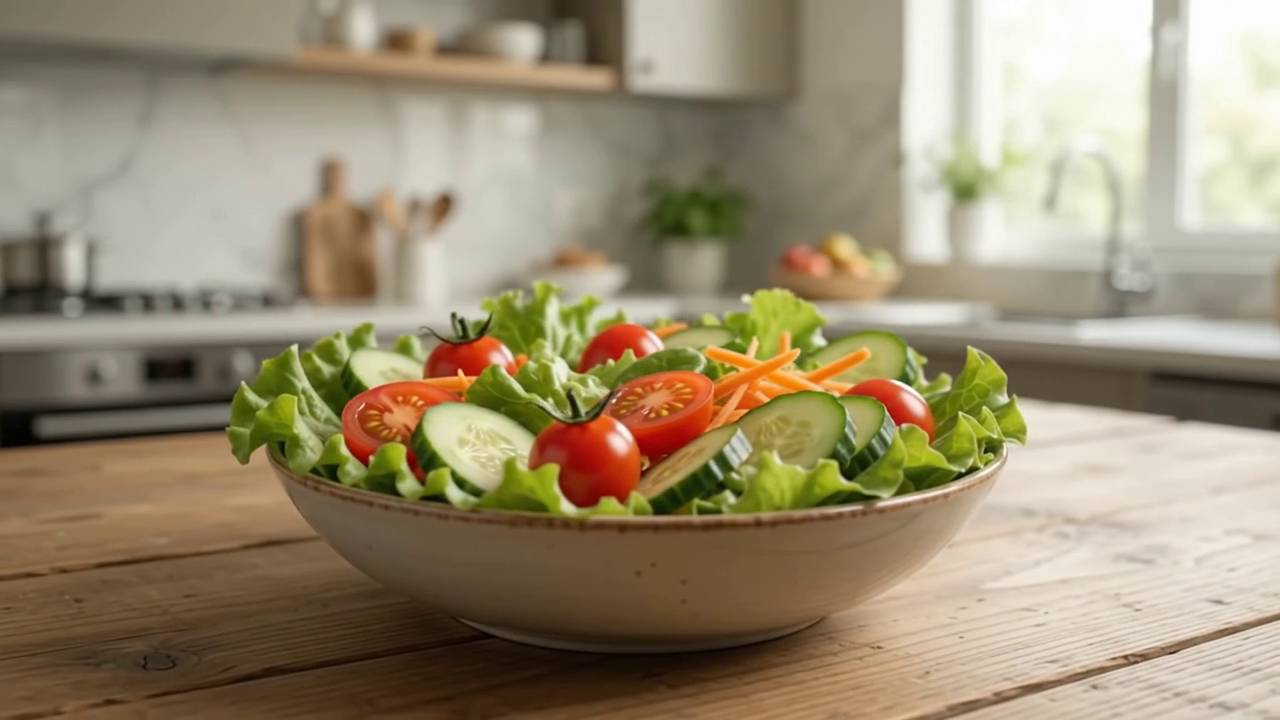
#> input picture frame 10 of Assets/gemini_generated_video_27d573df.mp4, 1280 x 720 px
$ python extract_assets.py
#> lines starting #> are read from the running program, lines starting #| are printed output that depends on the picture
import os
import cv2

def extract_assets():
    video_path = os.path.join("Assets", "gemini_generated_video_27d573df.mp4")
    out_dir = os.path.join("Assets", "images")
    os.makedirs(out_dir, exist_ok=True)

    cap = cv2.VideoCapture(video_path)
    if not cap.isOpened():
        raise RuntimeError(f"Could not open video file: {video_path}")

    frames_to_extract = {
        10: "fresh-salad.jpg",
        60: "avocado-prep.jpg",
        120: "power-steak-bowl.jpg",
        130: "video-poster.jpg"
    }

    extracted_count = 0
    for frame_idx, filename in frames_to_extract.items():
        cap.set(cv2.CAP_PROP_POS_FRAMES, frame_idx)
        success, frame = cap.read()
        if success:
            target_path = os.path.join(out_dir, filename)
            cv2.imwrite(target_path, frame, [cv2.IMWRITE_JPEG_QUALITY, 92])
            print(f"Extracted frame {frame_idx} -> {target_path}")
            extracted_count += 1
        else:
            print(f"Failed to read frame {frame_idx}")
#> this loop made 4 passes
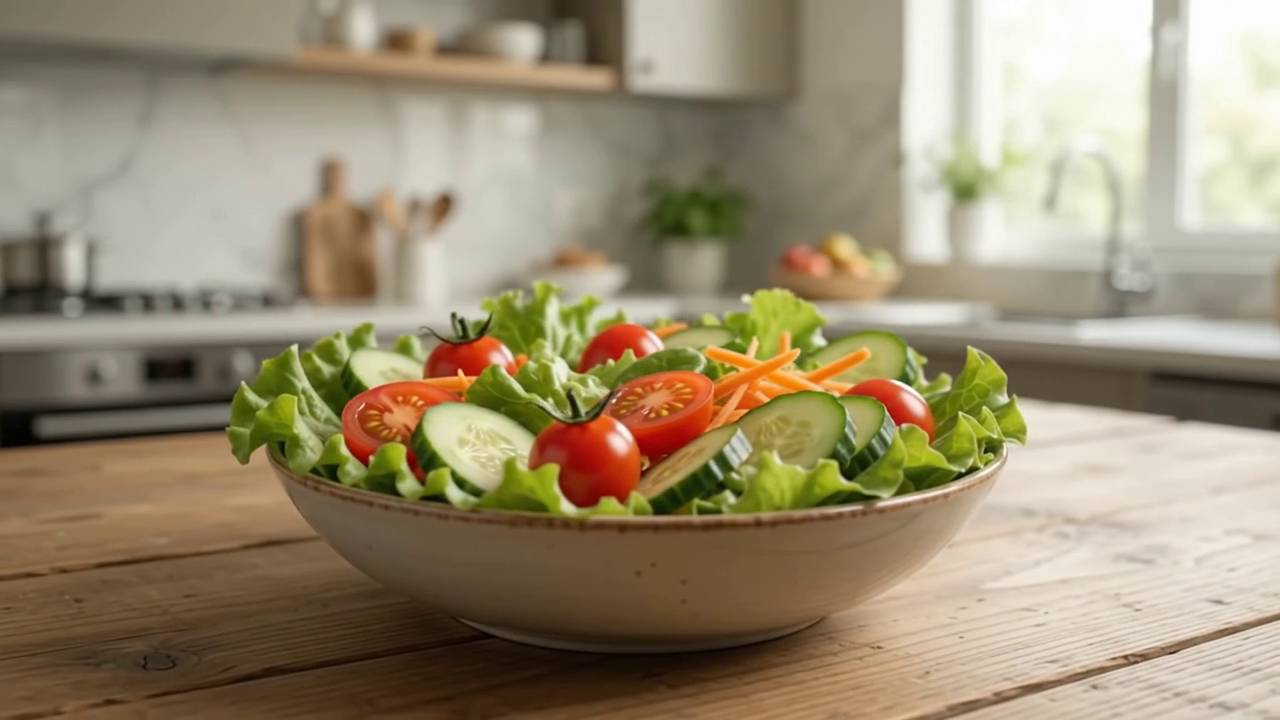
#> input picture frame 10 of Assets/gemini_generated_video_27d573df.mp4, 1280 x 720 px
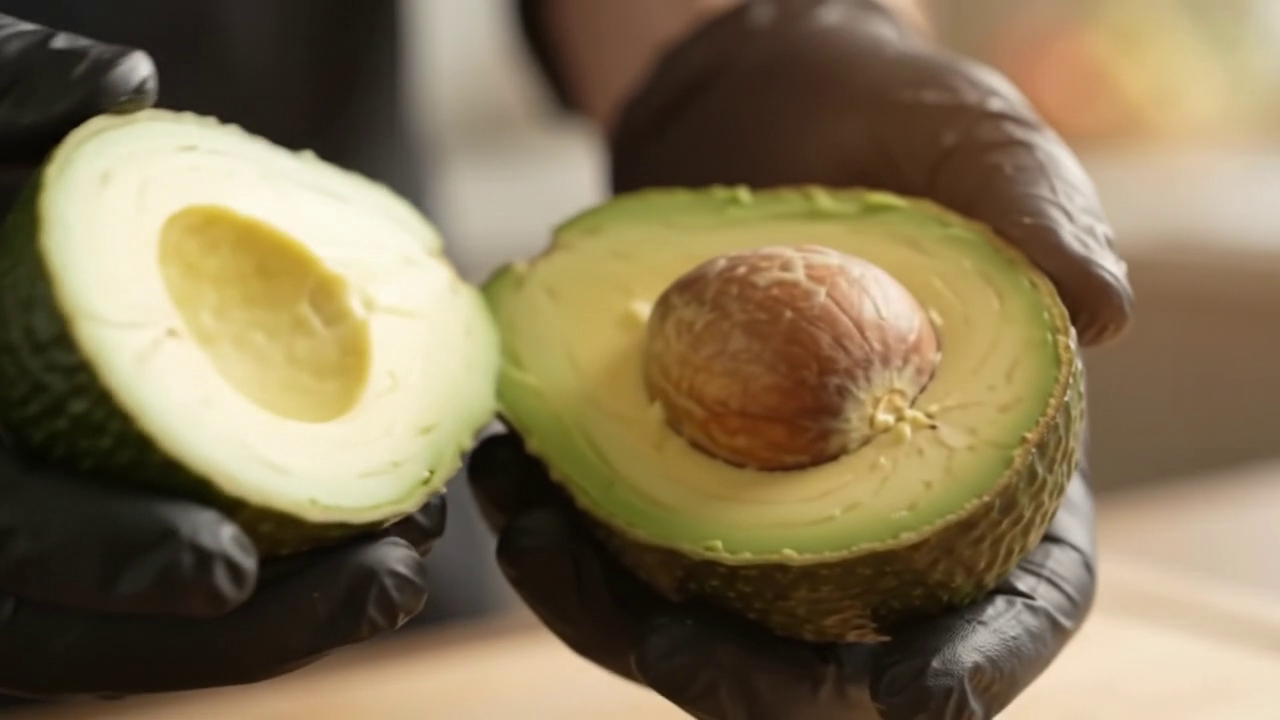
#> input picture frame 60 of Assets/gemini_generated_video_27d573df.mp4, 1280 x 720 px
#> pass 3, in extract_assets, `success, frame = cap.read()`:
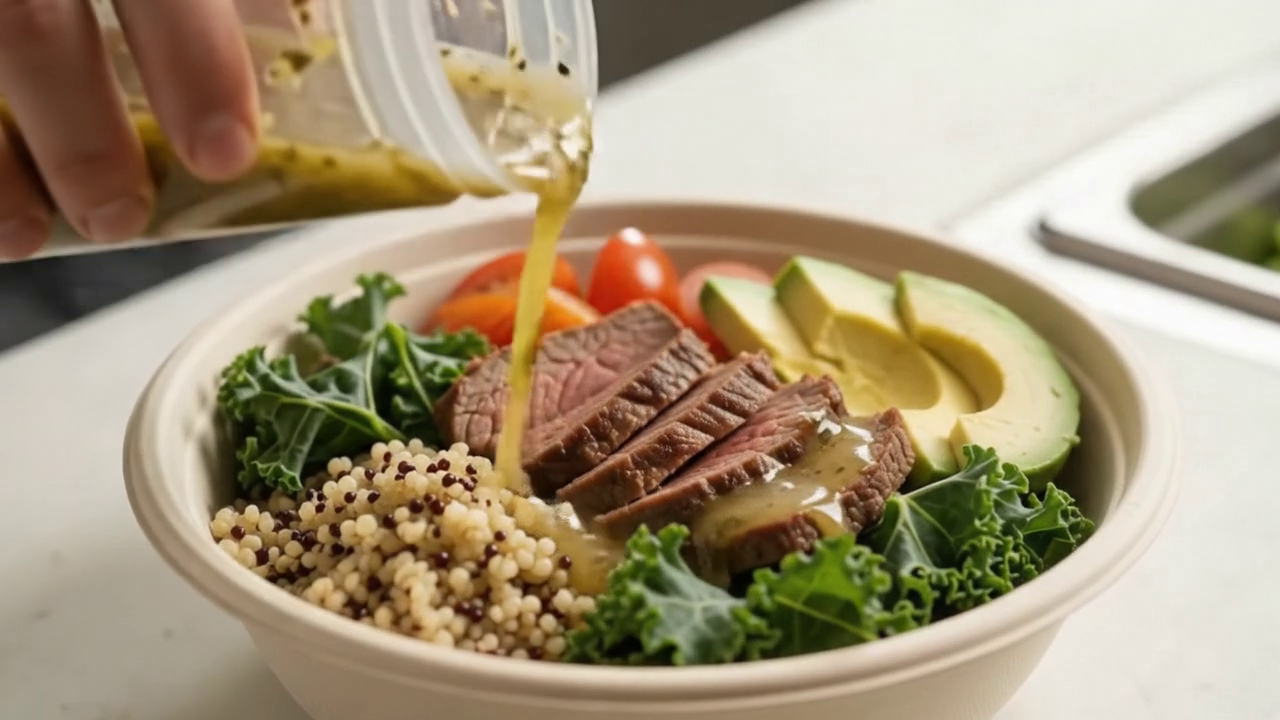
#> frame: shape (720, 1280, 3); mean B, G, R 124.5, 151.4, 167.3
#> after the loop, extracted_count = 4

    cap.release()
    print(f"Extraction complete: {extracted_count}/{len(frames_to_extract)} assets saved.")
#| Extraction complete: 4/4 assets saved.

if __name__ == "__main__":
    extract_assets()

$ run again, starting later in the video
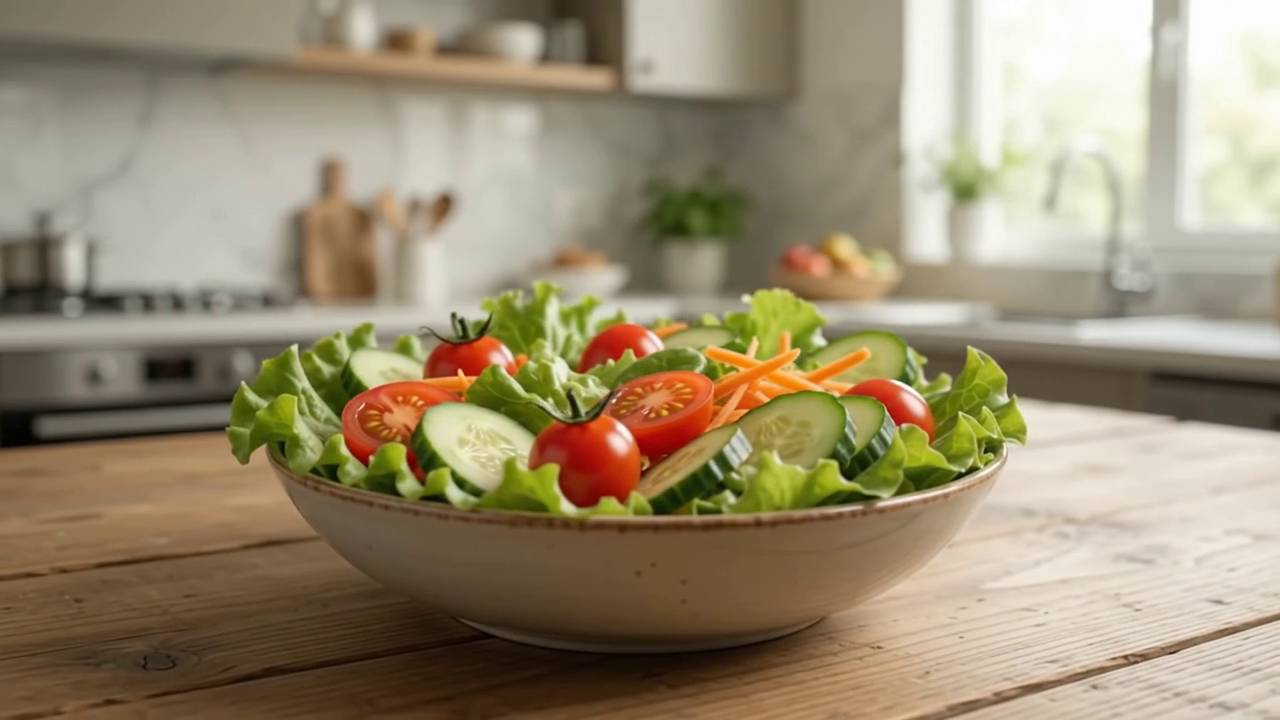
#> input picture frame 10 of Assets/gemini_generated_video_27d573df.mp4, 1280 x 720 px
#> the loop in extract_assets, `for frame_idx, filename in frames_to_extract.items():` made 4 passes
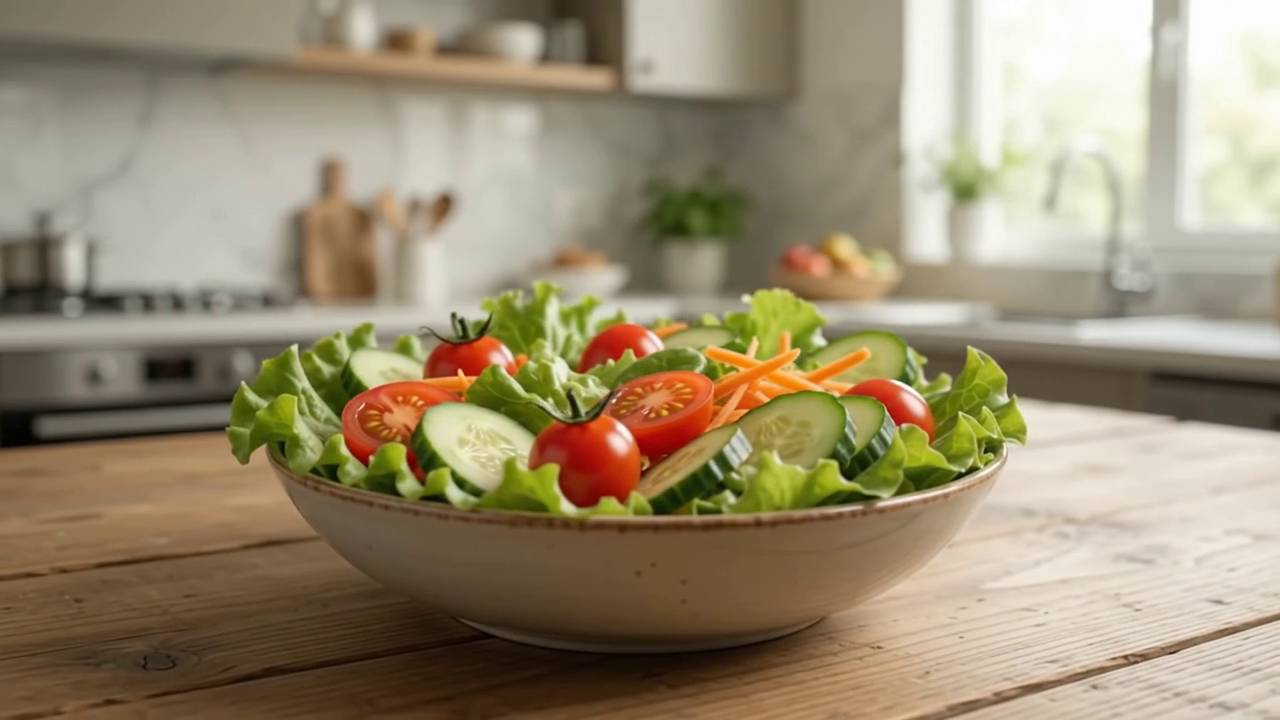
#> input picture frame 10 of Assets/gemini_generated_video_27d573df.mp4, 1280 x 720 px
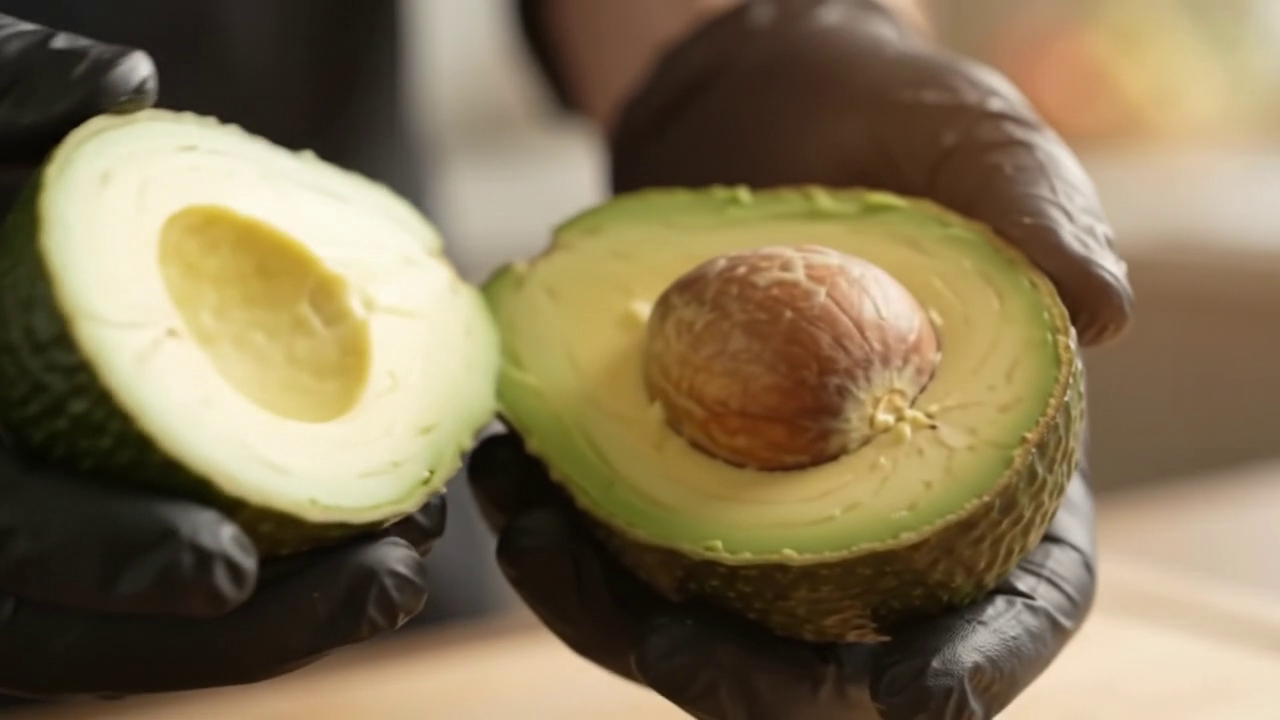
#> input picture frame 60 of Assets/gemini_generated_video_27d573df.mp4, 1280 x 720 px
#> after the loop in extract_assets, `for frame_idx, filename in frames_to_extract.items():`: extracted_count = 4
#| Extraction complete: 4/4 assets saved.

$ run again, starting later in the video
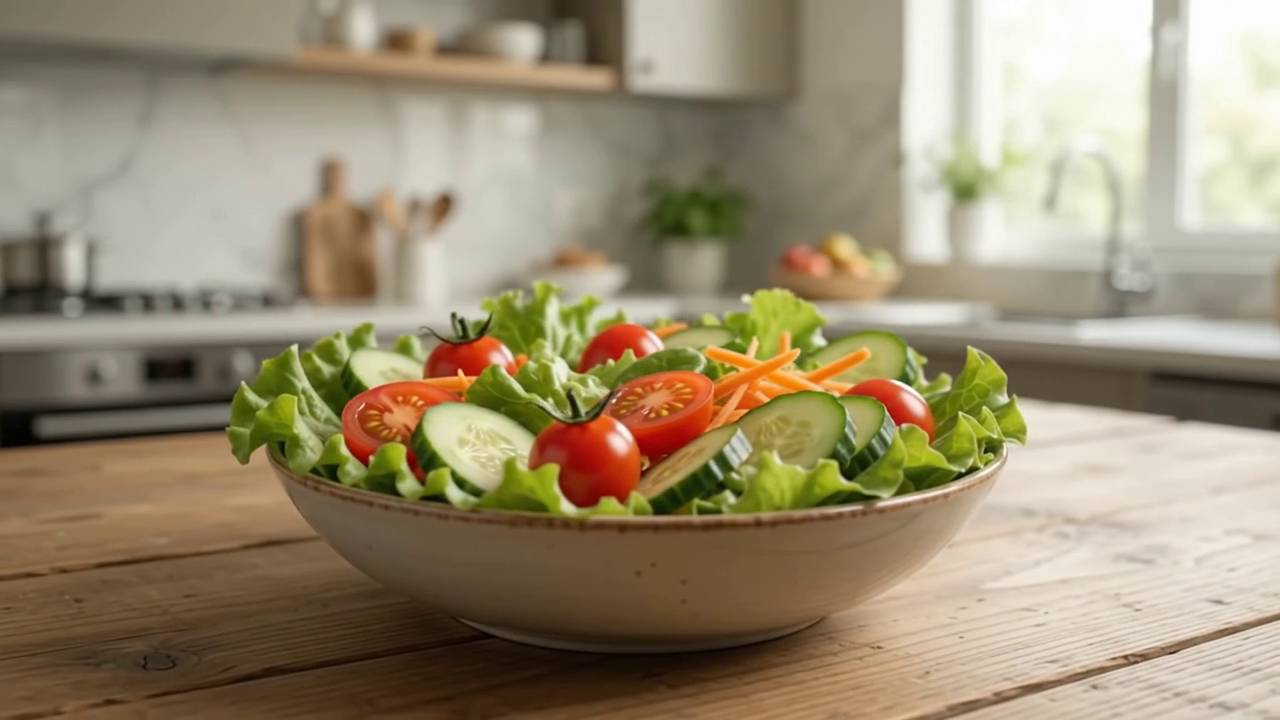
#> input picture frame 10 of Assets/gemini_generated_video_27d573df.mp4, 1280 x 720 px
#> the loop in extract_assets, `for frame_idx, filename in frames_to_extract.items():` made 4 passes
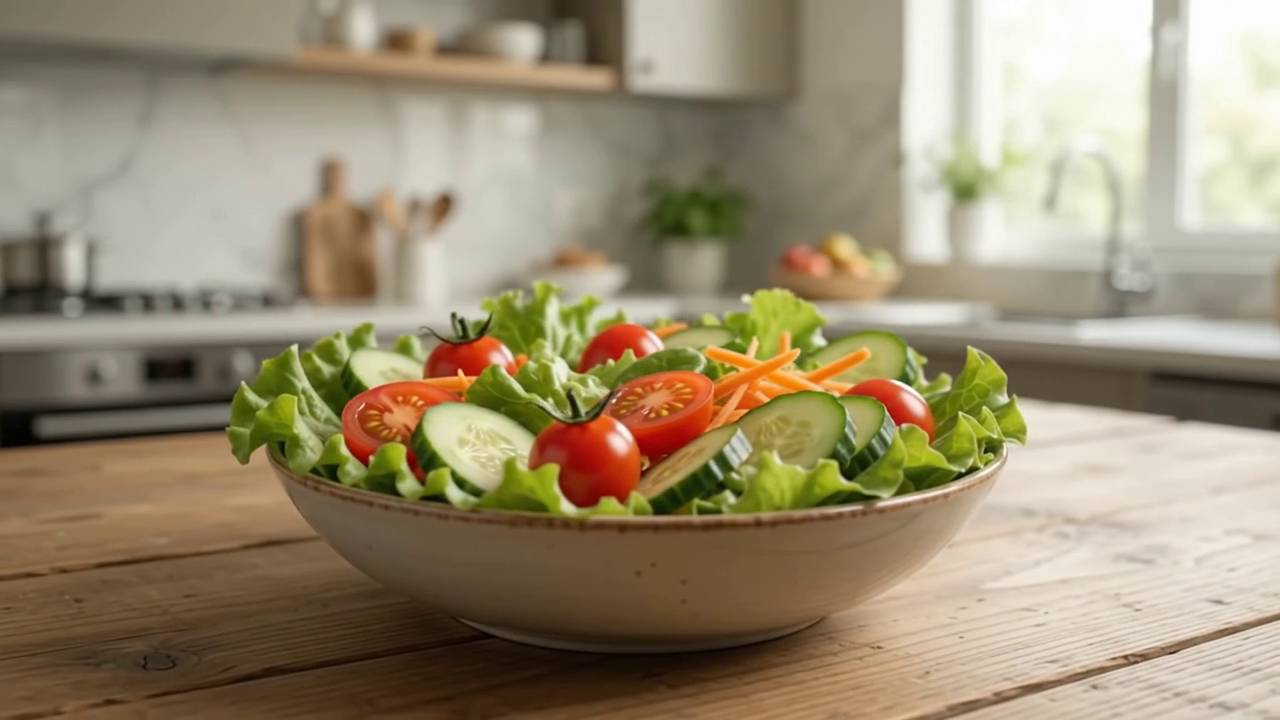
#> input picture frame 10 of Assets/gemini_generated_video_27d573df.mp4, 1280 x 720 px
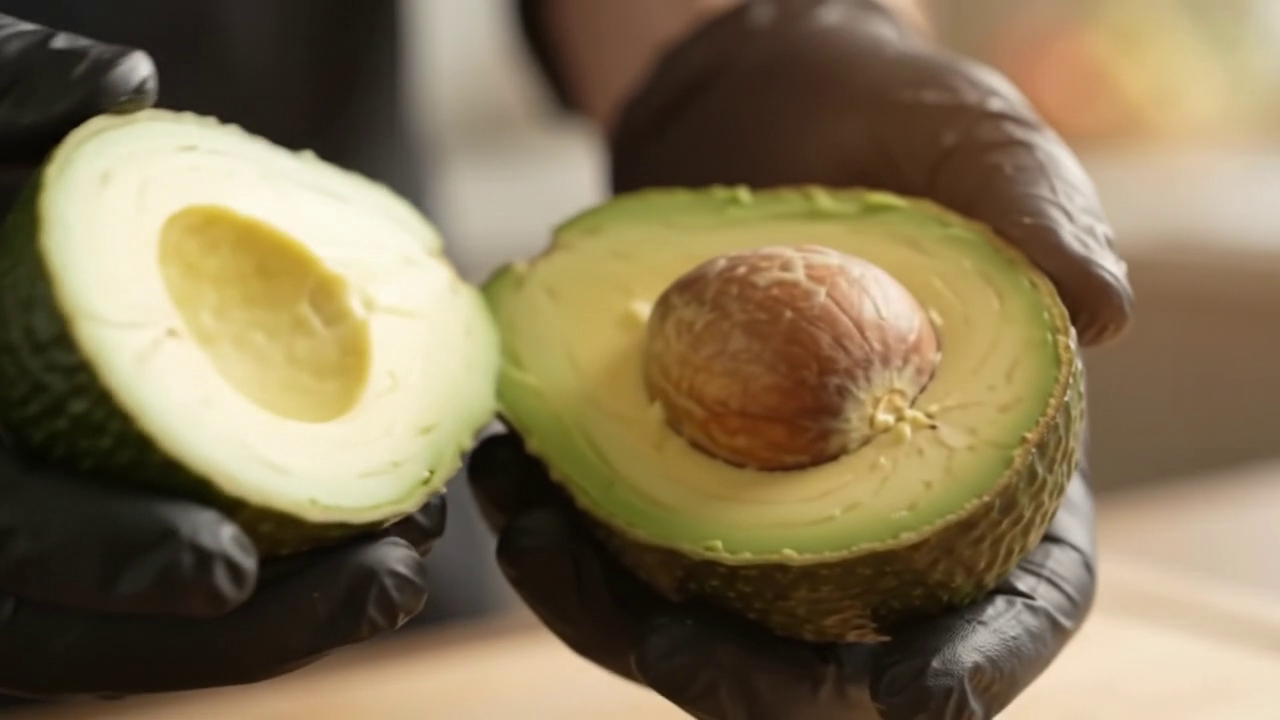
#> input picture frame 60 of Assets/gemini_generated_video_27d573df.mp4, 1280 x 720 px
#> after the loop in extract_assets, `for frame_idx, filename in frames_to_extract.items():`: extracted_count = 4
#| Extraction complete: 4/4 assets saved.
